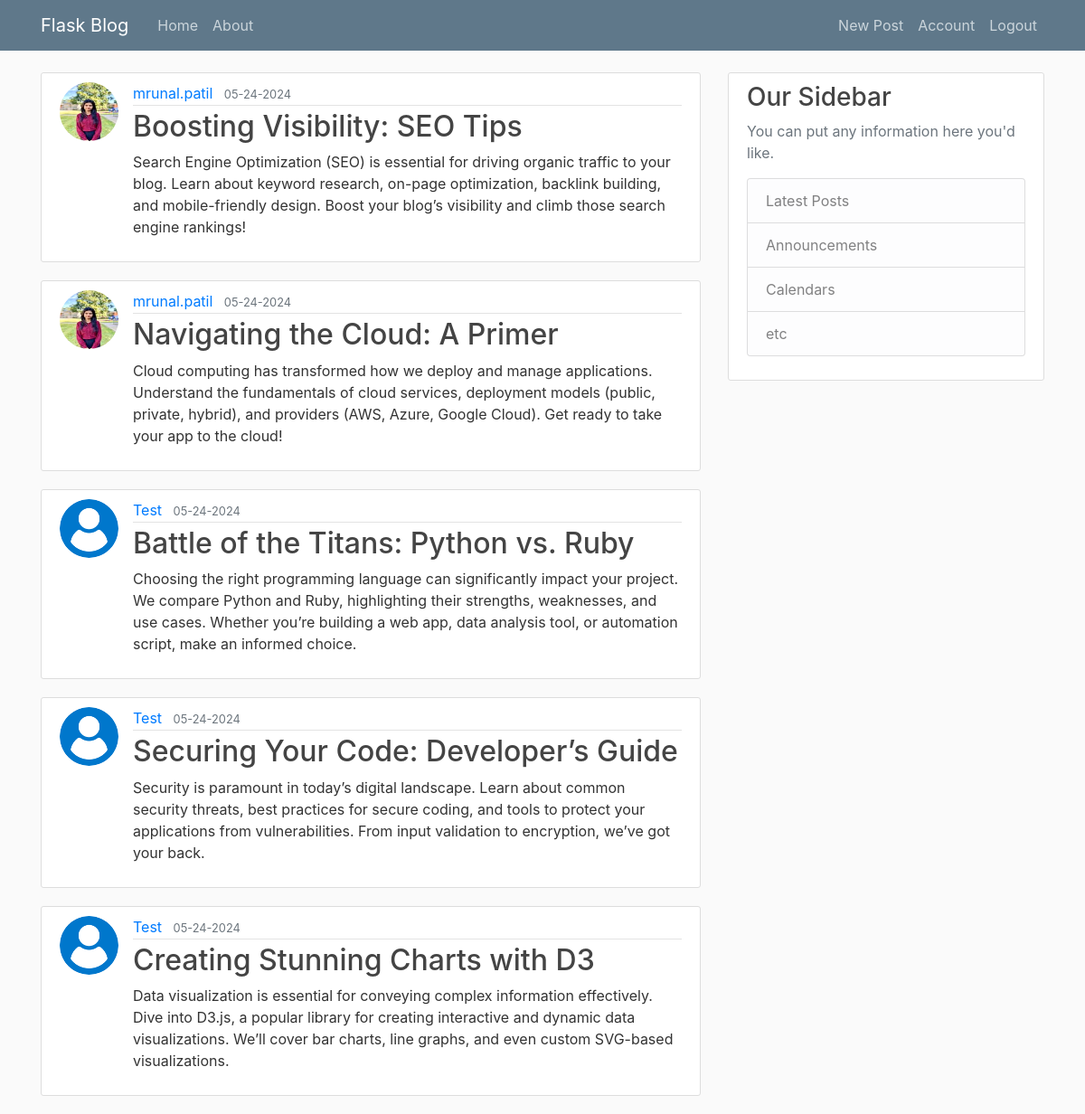
Screenshot of /home (signed in) with the database file from the repository.
### flaskblog/models.py (models this page shows, shortened)
class Post(db.Model):
    id = db.Column(db.Integer, primary_key=True)
    title = db.Column(db.String(100), nullable=False)
    date_posted = db.Column(db.DateTime, nullable=False, default=datetime.utcnow)
    content = db.Column(db.Text, nullable=False)
    user_id = db.Column(db.Integer, db.ForeignKey('user.id'), nullable=False)

class User(db.Model, UserMixin):
    id = db.Column(db.Integer, primary_key=True)
    username = db.Column(db.String(20), unique=True, nullable=False)
    email = db.Column(db.String(120), unique=True, nullable=False)
    image_file = db.Column(db.String(20), nullable=False, default='default.jpg')
    password = db.Column(db.String(60), nullable=False)
    posts = db.relationship('Post', backref='author', lazy=True)

### flaskblog/routes.py (the view)
@app.route("/")
@app.route("/home")
def home():
    page = request.args.get('page', 1, type=int)
    posts = Post.query.order_by(Post.date_posted.desc()).paginate(page=page, per_page=5)
    return render_template('home.html', posts=posts)

### flaskblog/models.py (called while the page is built)
@login_manager.user_loader
def load_user(user_id):
    return User.query.get(int(user_id))

### flaskblog/templates/home.html
{% extends "layout.html" %}
{%  block content %}
    {% for post in posts %}
        <article class="media content-section">
            <img class="rounded-circle article-img" src="{{ url_for('static', filename='profile_pics/' + post.author.image_file) }}">
            <div class="media-body">
            <div class="article-metadata">
                <a class="mr-2" href="#">{{ post.author.username }}</a>
                <small class="text-muted">{{ post.date_posted.strftime('%m-%d-%Y') }}</small>
            </div>
            <h2><a class="article-title" href="{{ url_for('post', post_id=post.id) }}">{{ post.title }}</a></h2>
            <p class="article-content">{{ post.content }}</p>
            </div>
        </article>
    {%  endfor %}
{%  endblock content %}

### flaskblog/static/main.css (style rules this page uses)
body { background: #fafafa; color: #333333; margin-top: 5rem; }
h1, h2, h3, h4, h5, h6 { color: #444444; }
.content-section { background: #ffffff; padding: 10px 20px; border: 1px solid #dddddd; border-radius: 3px; margin-bottom: 20px; }
.article-title { color: #444444; }
.article-content { white-space: pre-line; }
.article-img { height: 65px; width: 65px; margin-right: 16px; }
.article-metadata { padding-bottom: 1px; margin-bottom: 4px; border-bottom: 1px solid #e3e3e3 }

### rows the page displays
Post: image_file (picture), author.username "mrunal.patil", date_posted "05-24-2024", title "Boosting Visibility: SEO Tips", content "Search Engine Optimization (SEO) is essential for driving organic traffic to your blog. Learn about keyword research, on-page optimization, backlink building, and mobile-friendly design. Boost your blog’s visibility and climb those search engine rankings!"
Post: image_file (picture), author.username "mrunal.patil", date_posted "05-24-2024", title "Navigating the Cloud: A Primer", content "Cloud computing has transformed how we deploy and manage applications. Understand the fundamentals of cloud services, deployment models (public, private, hybrid), and providers (AWS, Azure, Google Cloud). Get ready to take your app to the cloud!"
Post: image_file (placeholder picture), author.username "Test", date_posted "05-24-2024", title "Battle of the Titans: Python vs. Ruby", content "Choosing the right programming language can significantly impact your project. We compare Python and Ruby, highlighting their strengths, weaknesses, and use cases. Whether you’re building a web app, data analysis tool, or automation script, make an informed choice."
Post: image_file (placeholder picture), author.username "Test", date_posted "05-24-2024", title "Securing Your Code: Developer’s Guide", content "Security is paramount in today’s digital landscape. Learn about common security threats, best practices for secure coding, and tools to protect your applications from vulnerabilities. From input validation to encryption, we’ve got your back."
Post: image_file (placeholder picture), author.username "Test", date_posted "05-24-2024", title "Creating Stunning Charts with D3", content "Data visualization is essential for conveying complex information effectively. Dive into D3.js, a popular library for creating interactive and dynamic data visualizations. We’ll cover bar charts, line graphs, and even custom SVG-based visualizations."
